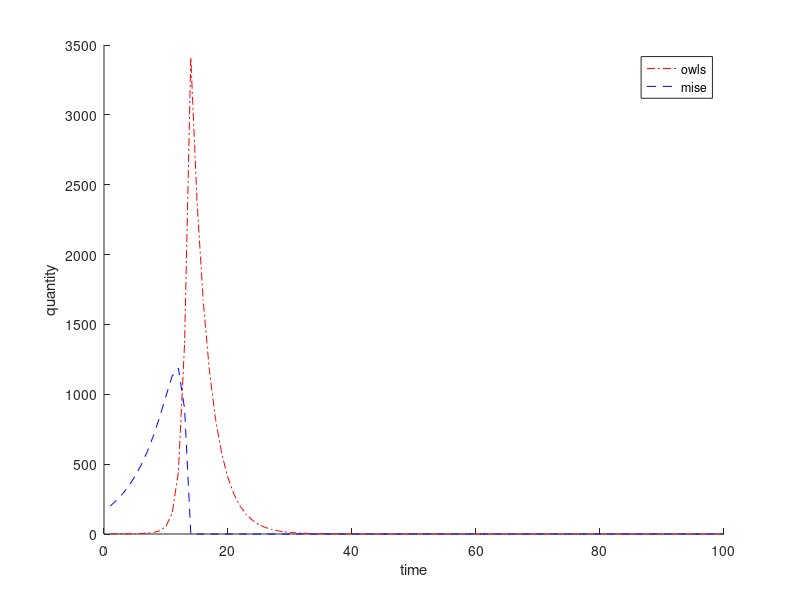
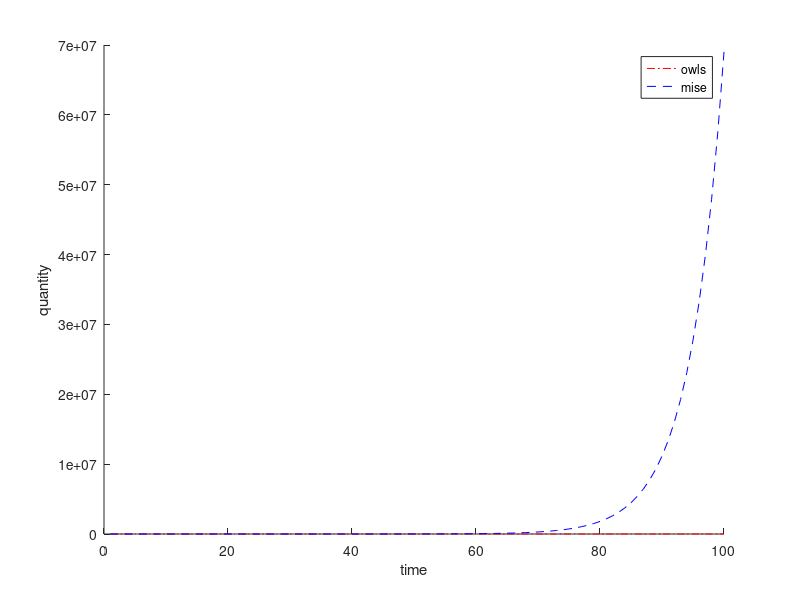
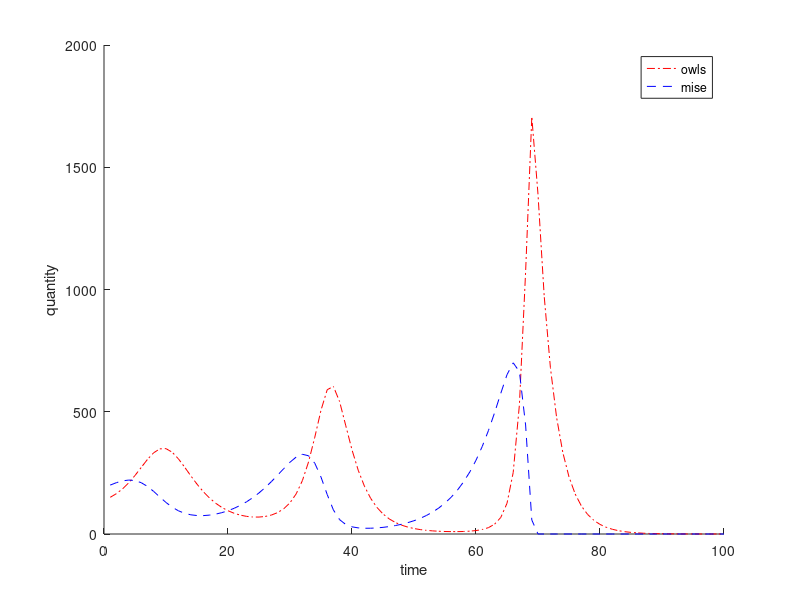
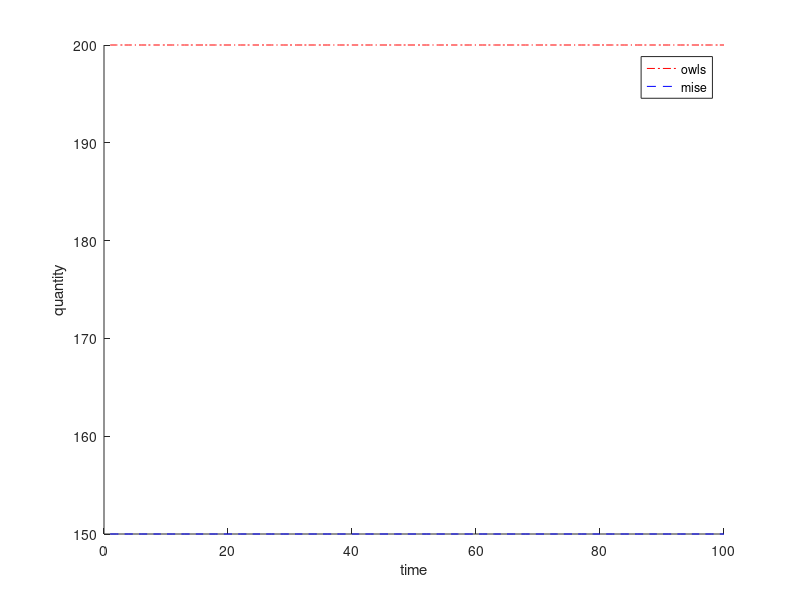

These figures' MATLAB source, in order:
%% Numerical Method
N = 100;
M_next = @(O,M) 1.2*M - 0.001 *O.*M;
O_next = @(O,M) 0.7*O + 0.002 *O.*M;
O = zeros(4, N);
M = zeros(4, N);
O(:,1) = [1 0 150 200]';
M(:,1) = [200 1 200 150]';
for i = 1:N - 1
    O(:,i+1) = O_next(O(:,i), M(:,i));
    O(O <0) = 0;
    M(:,i+1) = M_next(O(:,i), M(:,i));
    M(M <0) = 0;
end


for i = 1:4
    figure(i)
    hold on;
    xlabel("time")
    ylabel("quantity")
    plot(O(i,:),"r-.");
    
    plot(M(i,:),"b--");
    legend("owls", "mise")
end 

%% Differential Equation
